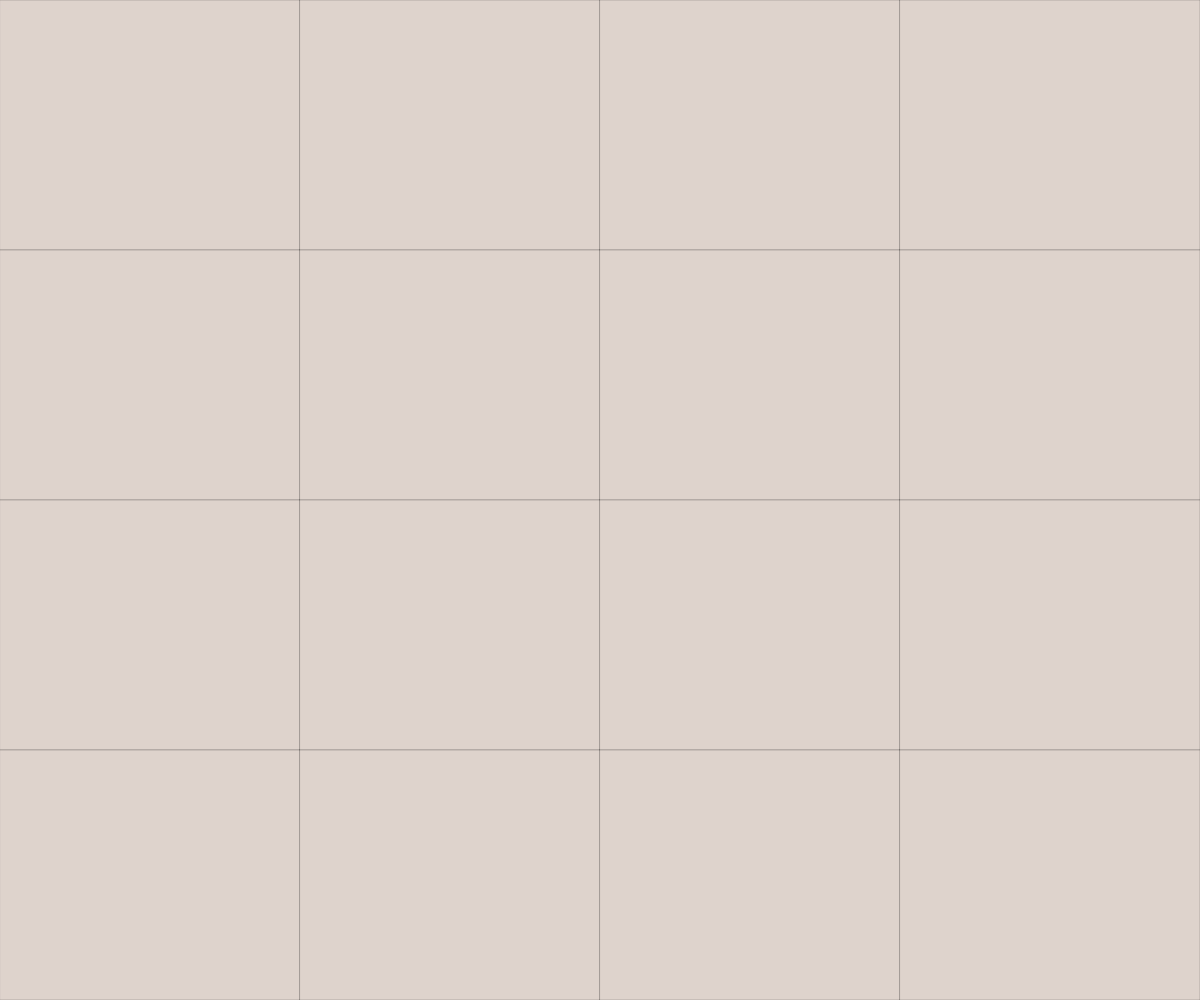
Frame 1 (no input)
Frame 60 (no input): identical to frame 1, image omitted
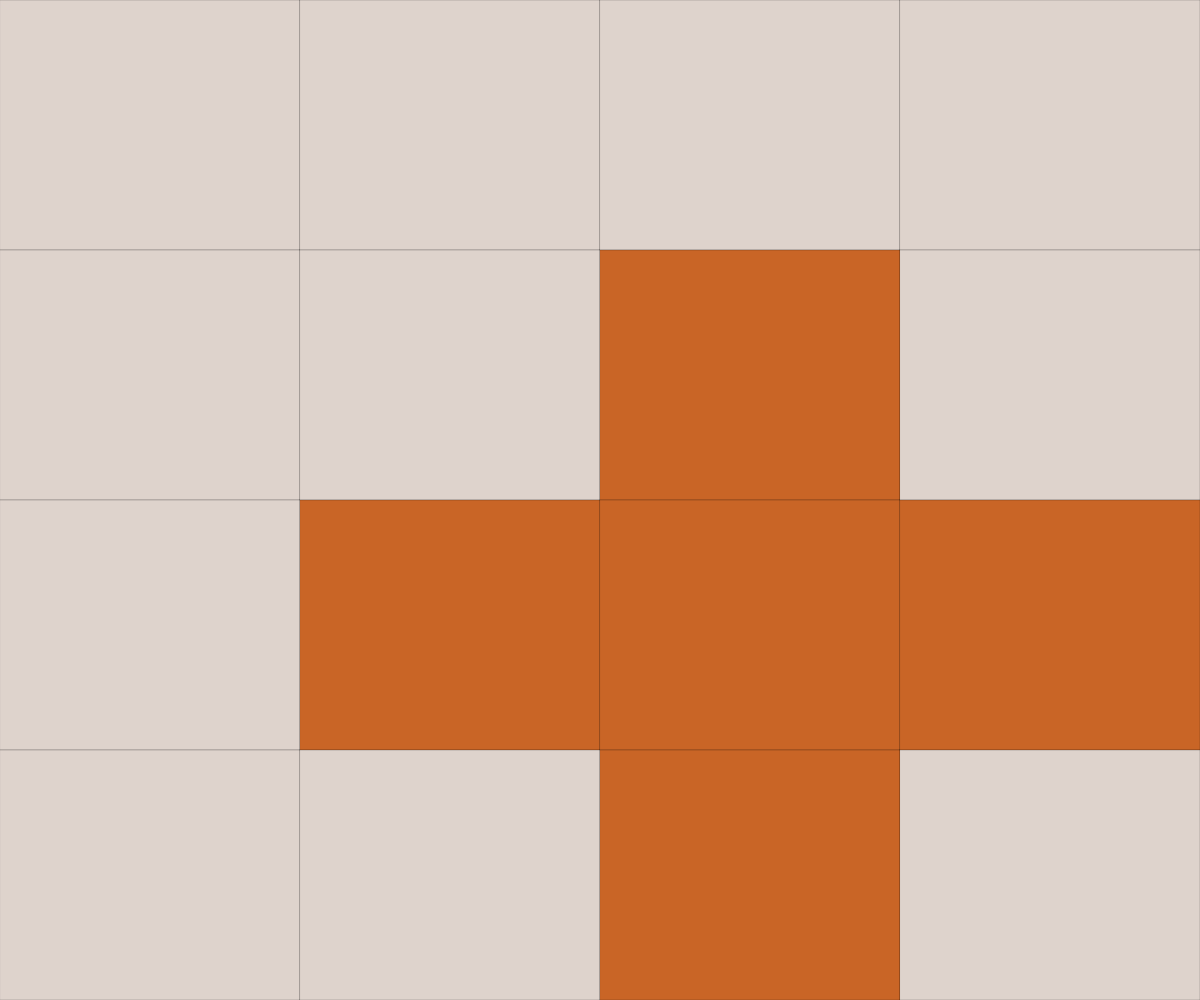
Frame 120 (the mouse pressed at the canvas centre since frame 60)

The p5.js sketch that drew these frames (run headless with seeded random() and noise() and a simulated clock; from frame 60 on, the mouse is pressed at the canvas centre):

// p5.js sketch
// ── sketch.js
// 2D Array Class Demo
// Started: Monday, September 27th, 2020

let grid;
let cellWidth, cellHeight;

const GRIDSIZE = 4; //a const can never be changed (because it is a variable in your code that shouldn't ever change)
//consts are usually in all caps

function setup() {
  createCanvas(windowWidth, windowHeight);
  grid = generateEmptyGrid(GRIDSIZE);
  strokeWeight(0.2);

  cellWidth = width / grid[0].length;
  cellHeight = height / grid.length;
}

function draw() {
  background(170);
  drawGrid();
}

function generateRandomGrid(gridSize) {
  //local variable: grid
  let grid = [];
  for (let i=0; i<gridSize; i++) {
    grid.push([]);
    for (let j=0; j<gridSize; j++) {
      if (random(100) < 50){
        grid[i].push(1);
      }
      else {
        grid[i].push(0);
      }
    }
  }
  return grid;
}

function generateEmptyGrid(gridSize) {
  //local variable: grid
  let grid = [];
  for (let i=0; i<gridSize; i++) {
    grid.push([]);
    for (let j=0; j<gridSize; j++) {
      grid[i].push(0);
    }
  }
  return grid;
}

function keyPressed() {
  if (key === " ") {
    grid = generateEmptyGrid(4);
  }
}

function mousePressed() {
  //note that function mouseClicked() requires the mouse to be PRESSED AND RELEASED for the function to be called
  //mousePressed() calls the function right when the mouse button is pressed, no release is required

  //determine what grid space it is in
  //p5.js has a floor(number) function; normally would use: Math.floor(number)
  let cellY = floor(mouseY / cellHeight);
  let cellX = floor(mouseX / cellWidth);

  //console.log(xValue, yValue);

  //change the colour of the grid
  toggleCell(cellX, cellY); //self
  
  toggleCell(cellX, cellY-1); //north cell
  toggleCell(cellX, cellY+1); //south
  toggleCell(cellX+1, cellY); //east
  toggleCell(cellX-1, cellY); //west

}

function toggleCell(cellX, cellY) {
  if (cellX >= 0 && cellX < GRIDSIZE && cellY >= 0 && cellY < GRIDSIZE) {
    if (grid[cellY][cellX] === 0) {
      grid[cellY][cellX] = 1;
    }
    else {
      grid[cellY][cellX] = 0;
    }
  }
}

// function displayGrid(arraySource, squareLength) {
// the version i made of drawGrid() before the class demo
//   for (let y=0; y<arraySource.length; y++) {
//     for (let x=0; x<arraySource[y].length; x++) {

//       if (arraySource[y][x] === 1) {
//         fill(40);
//       }
//       else {
//         fill(220);
//       }

//       rect(x*squareLength, y*squareLength, squareLength, squareLength);
//     }
//   }
// }

function drawGrid() {
  for (let y=0; y<grid.length; y++) {
    for (let x=0; x<grid[y].length; x++) {
      if (grid[y][x] === 1) { 
        fill("#c96526");
      }
      else {
        fill("#ded3cc");
      }
      
      rect(x*cellWidth, y*cellHeight, cellWidth, cellHeight);
    }
  }
}
